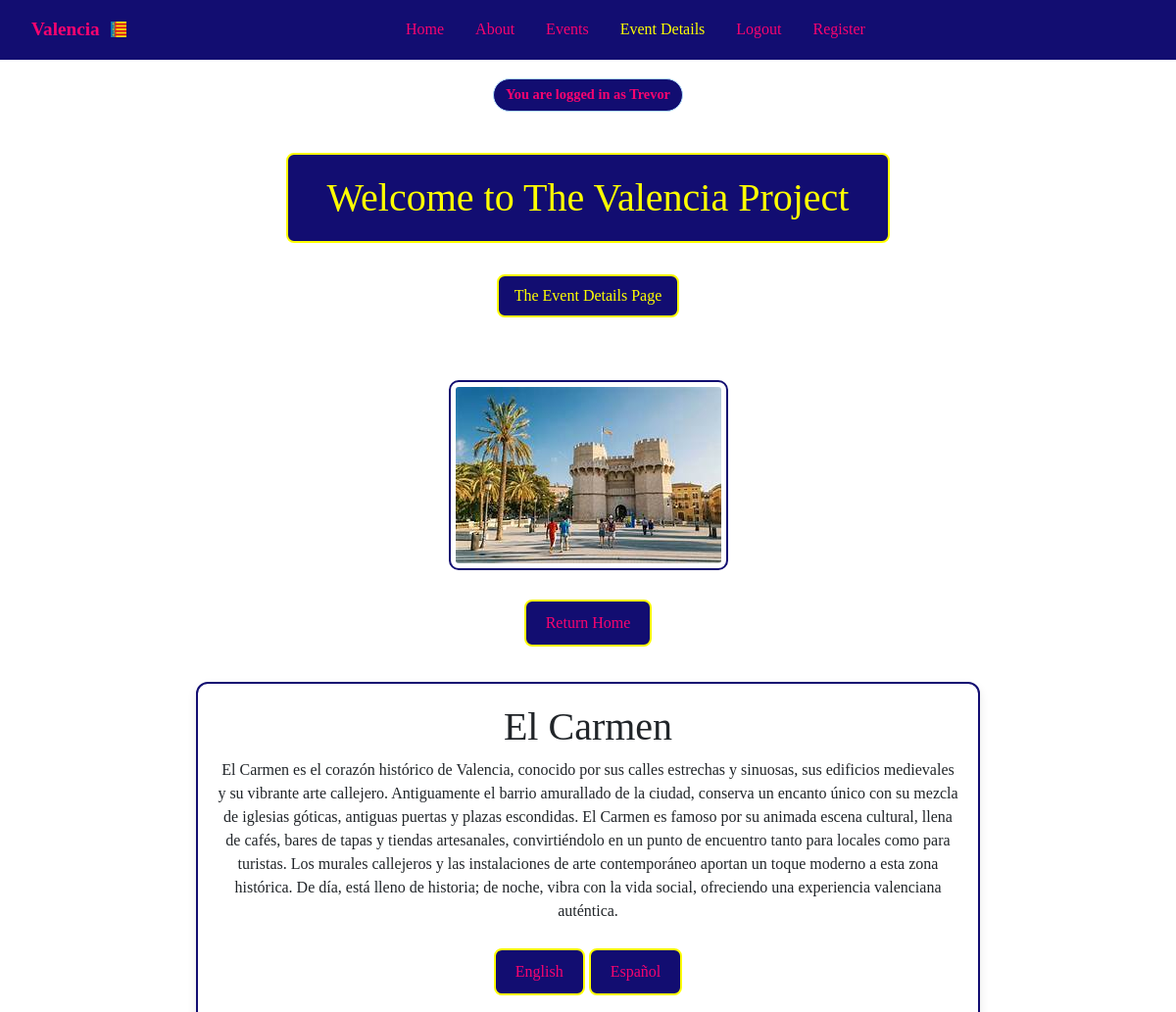
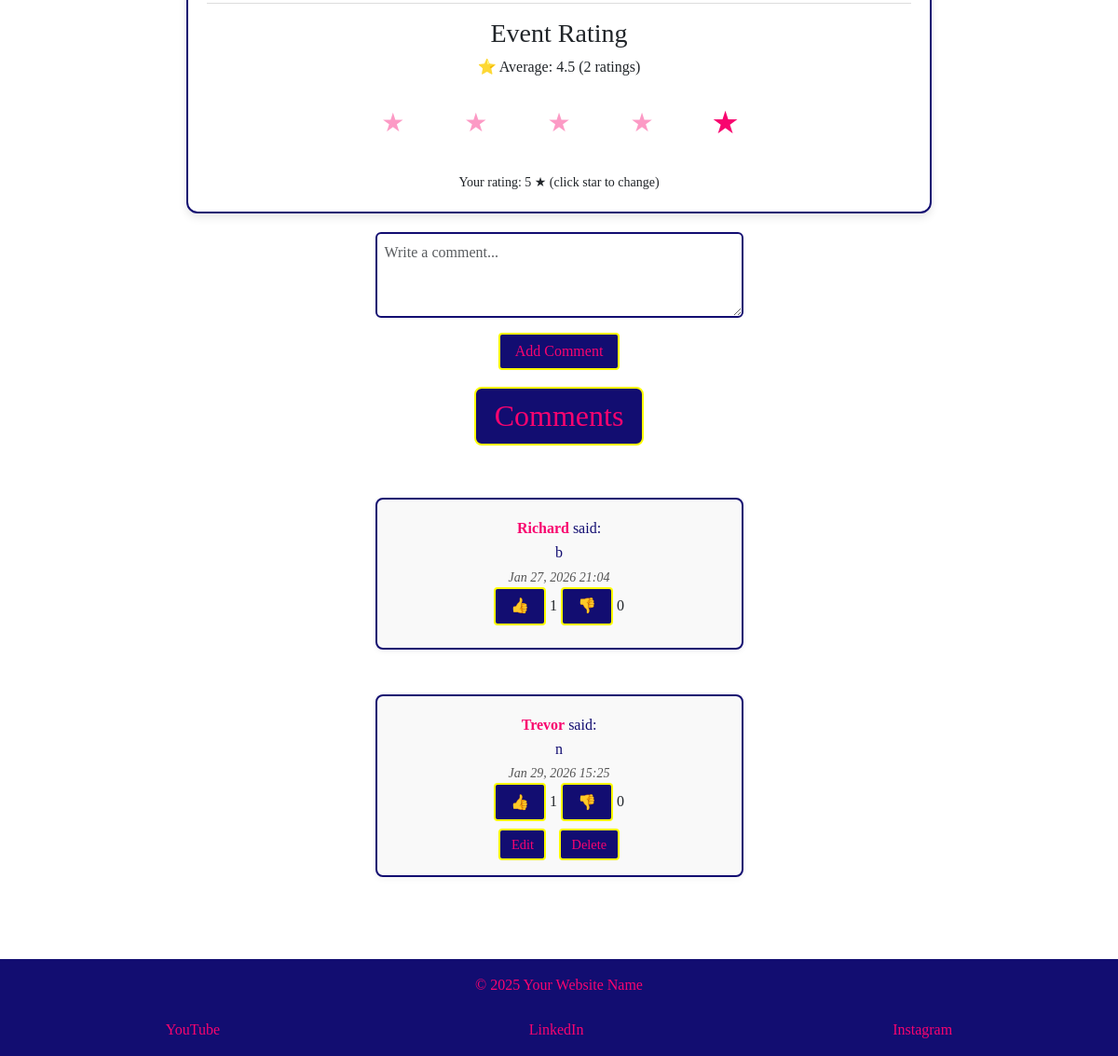
Screenshot of /event-details/4/?lang=es (signed in) with the database file from the repository (2 pictures, top to bottom).
### tourism_es/models.py (models this page shows, shortened)
class CardText(models.Model):
    title = models.CharField(max_length=50, blank=True)
    content = models.TextField()
    image_name = models.CharField(
        max_length=30,
        help_text="Enter the image filename (eg 'science museum.jpg)",
        default='default.jpg',
        blank=True
    )
    saved_by = models.ManyToManyField(User,
                                      related_name='saved_cards', blank=True)

class CardTextTranslation(models.Model):
    LANGUAGE_CHOICES = [
        ('en', 'English'),
        ('es', 'Spanish'),
    ]
    card = models.ForeignKey(
        CardText,
        related_name='translations',
        on_delete=models.CASCADE
    )
    language = models.CharField(max_length=5, choices=LANGUAGE_CHOICES)
    content = models.TextField()

class EventRating(models.Model):
    card = models.ForeignKey('CardText',
                             on_delete=models.CASCADE, related_name='ratings')
    user = models.ForeignKey(User, on_delete=models.CASCADE)
    rating = models.IntegerField(choices=[(i, i) for i in range(1, 6)])
    class Meta:
        unique_together = ('card', 'user')  # one rating per user per event

class Comment(models.Model):
    card = models.ForeignKey(
        CardText,
        on_delete=models.CASCADE,
        related_name='comments',
        default=1
    )
    user = models.ForeignKey(User, on_delete=models.CASCADE)
    text = models.TextField()
    created_at = models.DateTimeField(auto_now_add=True)
    updated_at = models.DateTimeField(auto_now=True)

### tourism_es/views.py (the view)
# urls.py: path('event-details/<int:pk>/', views.event_details, name='event-details'),
def event_details(request, pk):
    card = get_object_or_404(CardText, id=pk)
    lang = request.GET.get('lang', 'en')
    translation = card.translations.filter(language=lang).first()
    content = (
        translation.content
        if translation
        else card.content or 'Content coming soon.'
    )
    is_saved = False
    if request.user.is_authenticated:
        is_saved = card.saved_by.filter(pk=request.user.pk).exists()
    if request.method == 'POST' and request.user.is_authenticated:
        if 'rating' in request.POST:
            rating_value = request.POST.get('rating')
            EventRating.objects.update_or_create(
                card=card,
                user=request.user,
                defaults={'rating': int(rating_value)}
            )
            return redirect('event-details', pk=card.pk)
        form = CommentForm(request.POST)
        if form.is_valid():
            comment = form.save(commit=False)
            comment.user = request.user
            comment.card = card
            comment.save()
            return redirect('event-details', pk=card.pk)
    else:
        form = CommentForm()
    comments = card.comments.all().order_by('created_at')
    average_rating = card.ratings.aggregate(avg=Avg('rating'))['avg']
    rating_count = card.ratings.count()
    user_rating = None
    if request.user.is_authenticated:
        user_rating = EventRating.objects.filter(
            card=card, user=request.user).first()
    return render(request, 'event-details.html', {
        'card': card,
        'content': content,
        'comments': comments,
        'form': form,
        'is_saved': is_saved,
        'active_tab': 'event-details',
        'lang': lang,
        'average_rating': average_rating,
        'rating_count': rating_count,
        'user_rating': user_rating,
    })

### tourism_es/forms.py
class CommentForm(forms.ModelForm):
    class Meta:
        model = Comment
        fields = ['text']
        labels = {
            'text': '',
        }
        widgets = {
            'text': forms.Textarea(attrs={
                'class': 'form-control',
                'rows': 3,
                'placeholder': 'Write a comment...'
            })
        }

### tourism_es/templatetags/comment_tags.py (called while the page is built)
@register.filter
def reaction_count(comment, reaction_type):
    return comment.reactions.filter(reaction=reaction_type).count()

### tourism_es/templates/event-details.html (shortened to what this page needs)
{% extends 'base.html' %}
{% load static %}
{% load comment_tags %}
{% block content %}
<h1 class="color">Welcome to The Valencia Project</h1>
<p class="color">The Event Details Page</p>
<main class="card-detail-wrapper">
    <div class="card-detail">
        <img src="{% static 'images/' %}{{ card.image_name }}" alt="{{ card.title }}" />
        <p>
            <a class="color-return" href="{% url 'index' %}">Return Home</a>
        </p>
        <div class="card-content-box">
            <h1>{{ card.title }}</h1>
            <p>{{ content }}</p>
            <div class="lang-switch">
                <a href="{% url 'event-details' pk=card.pk %}?lang=en">English</a>
                <a href="{% url 'event-details' pk=card.pk %}?lang=es">Español</a>
            </div>
            <div class="rating-box">
                <h3>Event Rating</h3>
                <p>
                    ⭐ Average:
                    {% if average_rating %}
                        {{ average_rating|floatformat:1 }}
                    {% else %}
                        No ratings yet
                    {% endif %}
                    {% if rating_count %}
                        ({{ rating_count }} rating{{ rating_count|pluralize }})
                    {% endif %}
                </p>
                {% if user.is_authenticated %}
                <form method="POST" class="star-form" data-url="{% url 'rate_card' pk=card.id %}">
                    <div class="star-rating">
                        {% for star in "12345"|make_list %}
                        <button type="button" name="rating" value="{{ star }}"
                            class="star-btn {% if user_rating and user_rating.rating == star|add:'0' %}selected{% endif %}">
                            ★
                        </button>
                        {% endfor %}
                    </div>
                    <small class="rating-msg">
                        {% if user_rating %}
                            Your rating: {{ user_rating.rating }} ★ (click star to change)
                        {% else %}
                            Click a star to rate
                        {% endif %}
                    </small>
                </form>
                {% else %}
                    <p>Login to rate this event.</p>
                {% endif %}
            </div>
        </div>
        <div class="comments-section">
            {% if user.is_authenticated %}
            <form method="POST">
                {{ form.as_p }}
                <button type="submit">Add Comment</button>
            </form>
            {% endif %}
            <h2>Comments</h2>
            {% for comment in comments %}
            <div class="comment" data-id="{{ comment.id }}">
                <p><strong>{{ comment.user.username }}</strong> said:</p>
                <p>{{ comment.text }}</p>
                <small>{{ comment.created_at|date:"M d, Y H:i "}}</small>
                <div class="reaction-buttons">
                    {% if user.is_authenticated %}
                        <button class="like-btn" data-url="{% url 'toggle_reaction' comment.id 'like' %}">👍</button>
                        <span class="like-count">{{ comment|reaction_count:"like" }}</span>
                        <button class="dislike-btn" data-url="{% url 'toggle_reaction' comment.id 'dislike' %}">👎</button>
                        <span class="dislike-count">{{ comment|reaction_count:"dislike" }}</span>
                    {% else %}
                        <p>Login to react.</p>
                    {% endif %}
                </div>
                {% if user == comment.user %}
                <div class="actions">
                    <a href="{% url 'edit-comment' comment.pk %}">Edit</a>
                    <a href="{% url 'delete-comments' comment.pk %}">Delete</a>
                </div>
                {% endif %}
            </div>
            {% empty %}
            <hr />
            <p class="no-comments">No comments yet</p>
            {% endfor %}
        </div>
    </div>
</main>
{% endblock %}

### tourism_es/templates/base.html (shortened to what this page needs)
{% load static %}
<!DOCTYPE html>
<html lang="en">
<head>
    <link href="https://cdn.jsdelivr.net/npm/bootstrap@5.3.8/dist/css/bootstrap.min.css" rel="stylesheet"
>
    <link rel="stylesheet" href="{% static 'CSS/tourism.css' %}">
</head>
<body>
    <nav class="navbar">
        <div class="logo">
            <a href="{% url 'index' %}">
                Valencia
                <img src="{% static 'favicon/favicon-32x32.png' %}" alt="Logo" class="logo-img">
            </a>
        </div>
        <div class="nav-links" id="nav-links">
            <a href="{% url 'index' %}" class="{% if active_tab == 'index' %}active{% endif %}">Home</a>
            <a href="{% url 'about' %}" class="{% if active_tab == 'about' %}active{% endif %}">About</a>
            <a href="{% url 'events' %}" class="{% if active_tab == 'events' %}active{% endif %}">Events</a>
            {% if active_tab == 'event-details' %}
            <span class="active">Event Details</span>
            {% endif %}
            <a href="{% url 'logout' %}" class="{% if active_tab == 'logout' %}active{% endif %}">Logout</a>
            <a href="{% url 'register' %}" class="{% if active_tab == 'register' %}active{% endif %}">Register</a>
        </div>
    </nav>
    {% if request.user.is_authenticated %}
    <div class="auth-badge">
        You are logged in as {{ request.user.username }}
    </div>
    {% endif %}
    <main>
        {% block content %}{% endblock %}
    </main>
    <footer>
        <p class="footer-text">&copy; 2025 Your Website Name</p>
        <div class="social-links">
            <a href="https://www.youtube.com" target="_blank" aria-label="YouTube">YouTube</a>
            <a href="https://www.linkedin.com" target="_blank" aria-label="LinkedIn">LinkedIn</a>
            <a href="https://www.instagram.com" target="_blank" aria-label="Instagram">Instagram</a>
        </div>
    </footer>
</body>
</html>

### rows the page displays
CardText: image_name (picture), title "El Carmen"
CardTextTranslation: content "El Carmen es el corazón histórico de Valencia, conocido por sus calles estrechas y sinuosas, sus edificios medievales y su vibrante arte callejero. Antiguamente el barrio amurallado de la ciudad, conserva un encanto único con su mezcla de iglesias góticas, antiguas puertas y plazas escondidas. El Carmen es famoso por su animada escena cultural, llena de cafés, bares de tapas y tiendas artesanales, convirtiéndolo en un punto de encuentro tanto para locales como para turistas. Los murales callejeros y las instalaciones de arte contemporáneo aportan un toque moderno a esta zona histórica. De día, está lleno de historia; de noche, vibra con la vida social, ofreciendo una experiencia valenciana…"
EventRating: rating "5"
Comment: user.username "Richard", text "b", created_at "Jan 27, 2026 21:04", id "1", id "0"
Comment: user.username "Trevor", text "n", created_at "Jan 29, 2026 15:25", id "1", id "0", shows "Edit"

### other values shown
{{ request.user.username }} "Trevor"
{{ average_rating|floatformat:1 }} "4.5"
{{ rating_count }} "2"
